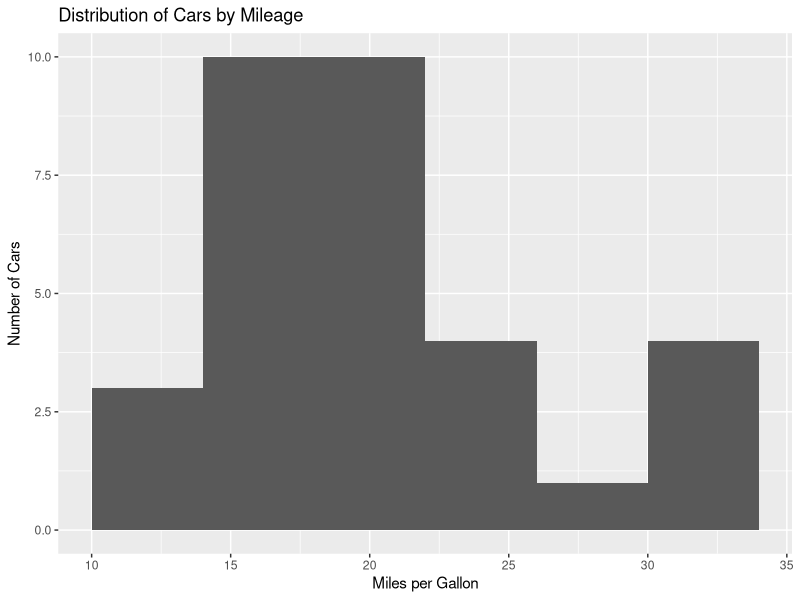
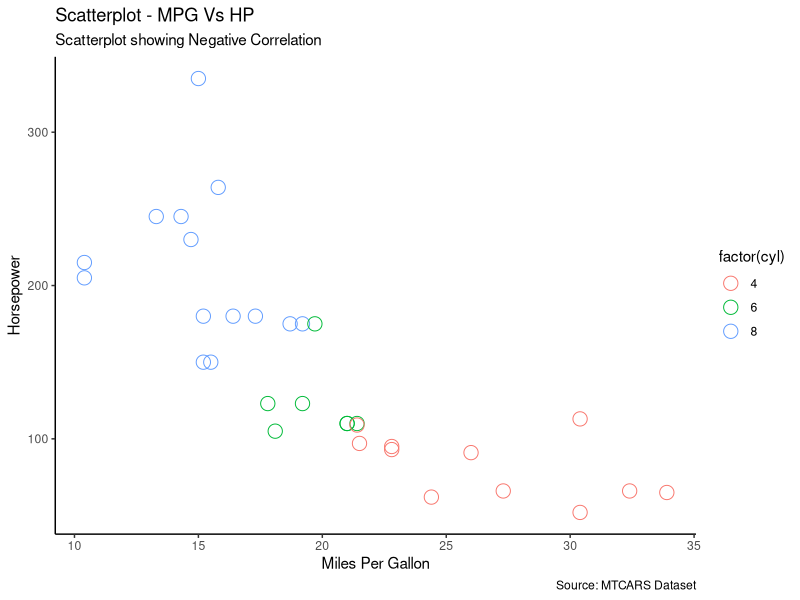

Write R code to recreate these figures, in order.
str(mtcars)
names(mtcars)
head(mtcars)
summary(mtcars)

library(ggplot2)
ggplot(mtcars, aes(mpg)) +
  geom_histogram(binwidth = 4) + xlab('Miles per Gallon') + ylab('Number of Cars') + 
  ggtitle('Distribution of Cars by Mileage')
#creat scatterplot
#put lables on the plot 
ggplot(mtcars,aes(x = mpg, y = hp))+
  
  geom_point(aes(color = factor(cyl)), size = 4.5, shape = 1)+ theme_classic()+
  labs(title = "Scatterplot - MPG Vs HP",
       subtitle = "Scatterplot showing Negative Correlation",
       x = "Miles Per Gallon",
       y = "Horsepower",
       caption = "Source: MTCARS Dataset")
  

